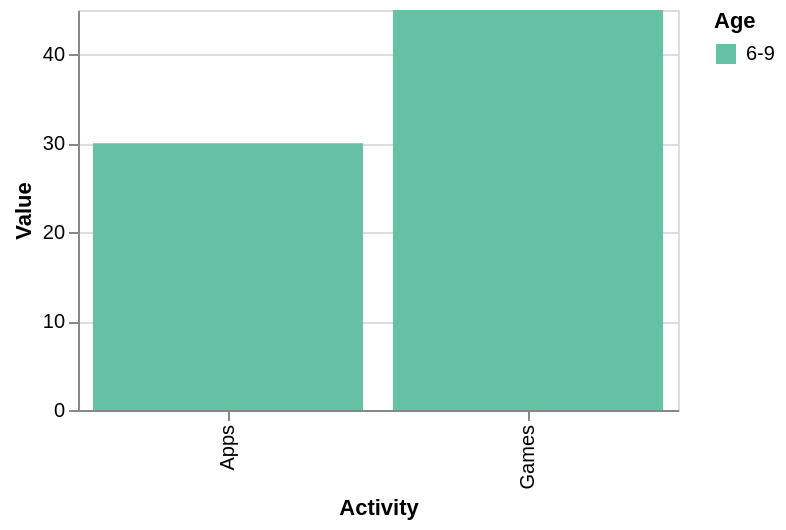

The Vega-Lite source for this figure:
### Vega-Lite specification from a JSON file in a GitHub repository (floating-point values rounded to 4 significant figures)
{"$schema": "https://vega.github.io/schema/vega-lite/v5.json", "description": "Simplified Chart 9", "width": 300, "height": 200, "data": {"values": [{"Activity": "Games", "Age": "6-9", "Value": 45}, {"Activity": "Games", "Age": "10-11", "Percentage": 55}, {"Activity": "Apps", "Age": "6-9", "Value": 30}, {"Activity": "Apps", "Age": "10-11", "Percentage": 40}]}, "mark": "bar", "encoding": {"x": {"field": "Activity", "type": "nominal"}, "y": {"field": "Value", "type": "quantitative"}, "color": {"field": "Age", "type": "nominal", "scale": {"scheme": "set2"}}}}
